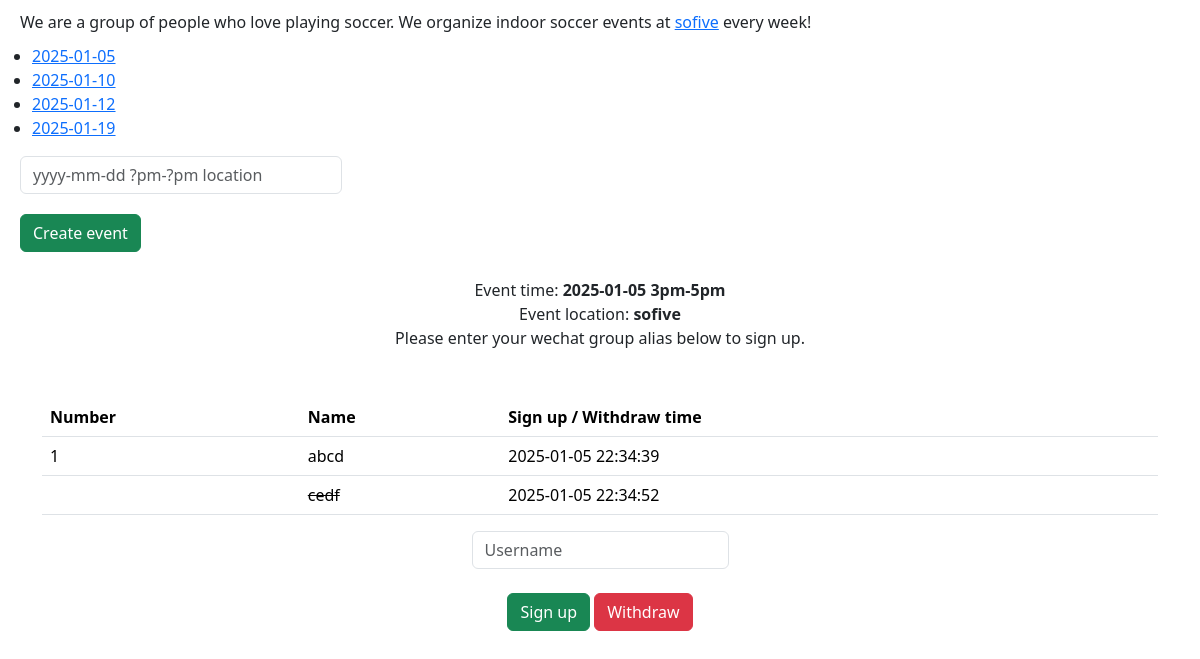
/?date=2025-01-05, run on the app's committed database.
### tables this page shows
CREATE TABLE events (
    date TEXT NOT NULL,
    time TEXT NOT NULL,
    location TEXT NOT NULL,
    video_url TEXT,
    PRIMARY KEY (date)
);

CREATE TABLE signup (
    date TEXT NOT NULL,
    name TEXT NOT NULL,
    ts TEXT NOT NULL,
    cancel INTEGER,
    PRIMARY KEY (date, name)
);

### flask_app.py (the view, shortened to what this page needs)
@app.route('/', methods=["GET", "POST"])
def index():
    if request.method == "GET":
        date = request.args.get("date", default="")
        events = db.execute("SELECT date, time FROM events ORDER BY date")
        if date == "":
            return render_template("index.html", events = events, date = date)
        event = db.execute("SELECT time, location FROM events WHERE date = ?",date)
        event_time = event[0]["time"]
        event_location = event[0]["location"]
        session["date"] = date
        rows_signup = db.execute("SELECT name, ts, cancel FROM signup WHERE date = ? AND cancel = 0 ORDER BY ts", date)
        rows_withdraw = db.execute("SELECT name, ts, cancel FROM signup WHERE date = ? AND cancel = 1 ORDER BY ts", date)
        return render_template("index.html", events = events, date = date, event_time = event_time, event_location = event_location, rows_signup = rows_signup, rows_withdraw = rows_withdraw)

### templates/index.html (shortened to what this page needs)
<html>
    <head>
        <link href="https://cdn.jsdelivr.net/npm/bootstrap@5.3.3/dist/css/bootstrap.min.css" rel="stylesheet">
    </head>
    <body>
        <div class = "margin">
            We are a group of people who love playing soccer. We organize indoor soccer events at <a href="https://www.sofive.com/locations/meadowlands">sofive</a> every week!
        </div>
        <ul>
            {% for event in events %}
                <li><a href="?date={{event.date}}">{{event.date}}</a></li>
            {% endfor %}
        </ul>
        <form action="/" method="POST">
            <input size = "27" autocomplete="off" autofocus name="event" class="margin form-control w-auto" placeholder="yyyy-mm-dd ?pm-?pm location" type="text">
            <button type="submit" class="margin btn btn-success" name="create_event">Create event</button>
        </form>
        {% if date != "" %}
        <div class = "text-center">
            Event time: <b>{{date}}  {{event_time}}</b>
            <br>
            Event location: <b>{{event_location}}</b>
            <br>
            Please enter your wechat group alias below to sign up.
        </div>
        <div class="container py-5 text-center">
            <table class="table">
                <thead>
                    <tr>
                        <th>Number</th>
                        <th>Name</th>
                        <th>Sign up / Withdraw time</th>
                    </tr>
                </thead>
                <tbody>
                    {% for row in rows_signup %}
                        <tr>
                            <td>{{ loop.index }}</td>
                            <td>{{ row.name }}</td>
                            <td>{{ row.ts }}</td>
                        </tr>
                    {% endfor %}
                    {% for row in rows_withdraw %}
                        <tr>
                            <td></td>
                            <td><s>{{ row.name }}<s></td>
                            <td>{{ row.ts }}</td>
                        </tr>
                    {% endfor %}
                </tbody>
            </table>
            <form action="/" method="POST">
                <div>
                    <input autocomplete="off" autofocus name="name" class="form-control mx-auto w-auto" placeholder="Username" type="text">
                </div>
                <br>
                <button type="submit" class="btn btn-success" name="submitAction" value="signup">Sign up</button>
                <button type="submit" class="btn btn-danger" name="submitAction" value="withdraw">Withdraw</button>
            </form>
        </div>
        {% endif %}
    </body>
</html>

### templates/index.html (style rules this page uses)
.margin { margin-left: 20px; margin-right: 20px; margin-top: 10px; margin-bottom: 10px; }

### data on the page
events: date "2025-01-05", time "3pm-5pm", location "sofive"
events: date "2025-01-10"
events: date "2025-01-12"
events: date "2025-01-19"
signup: name "abcd", ts "2025-01-05 22:34:39"
signup: name "cedf", ts "2025-01-05 22:34:52"

### other printed values
{{ date }} "2025-01-05"
